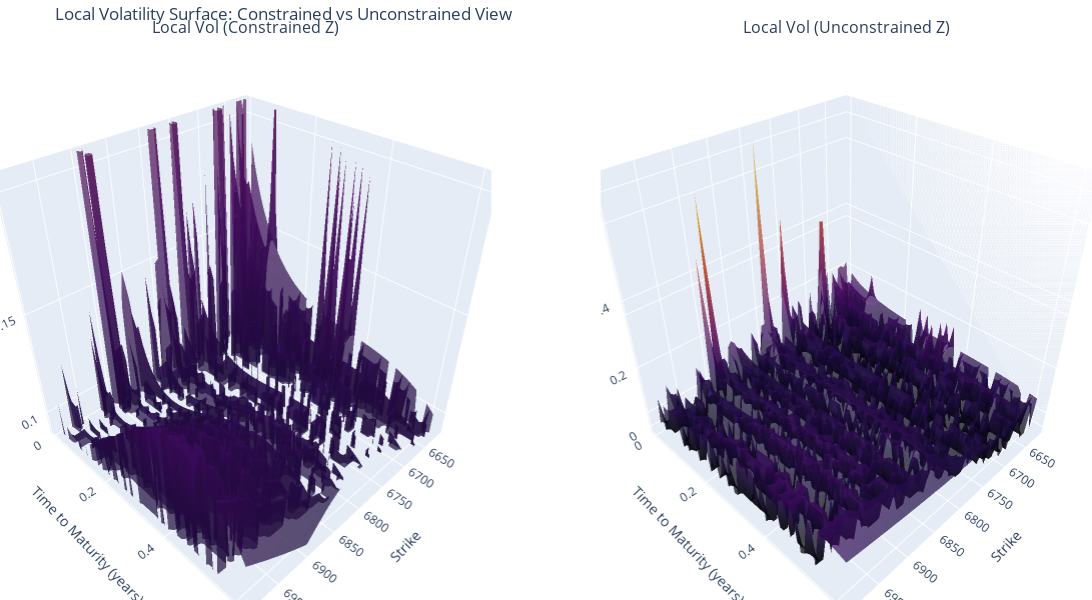

The code cell stored with this chart in its notebook:
### Markdown cell above
### local Vol using regression

### Code cell
impvol_interp = regres
params = [calls["S0"].iloc[0],calls["r"].iloc[0],impvol_interp]
local_vol_surface_ = get_local_vol_surface(calls,params)
plot_local_vol_surface(calls,local_vol_surface_)

### Figure 1 — Plotly figure (JSON) as saved in the notebook; plotly's stock layout.template omitted (floating-point values rounded to 4 significant figures; data arrays with more than 128 entries replaced by an {"elided": "..."} marker saying what was removed)
{"data": [{"colorscale": [[0, "#000004"], [0.1111, "#1b0c41"], [0.2222, "#4a0c6b"], [0.3333, "#781c6d"], [0.4444, "#a52c60"], [0.5556, "#cf4446"], [0.6667, "#ed6925"], [0.7778, "#fb9b06"], [0.8889, "#f7d13d"], [1, "#fcffa4"]], "opacity": 0.7, "scene": "scene", "showlegend": false, "showscale": false, "type": "surface", "x": {"elided": "60x60 float values"}, "y": {"elided": "60x60 float values"}, "z": {"elided": "60x60 float values"}}, {"colorscale": [[0, "#000004"], [0.1111, "#1b0c41"], [0.2222, "#4a0c6b"], [0.3333, "#781c6d"], [0.4444, "#a52c60"], [0.5556, "#cf4446"], [0.6667, "#ed6925"], [0.7778, "#fb9b06"], [0.8889, "#f7d13d"], [1, "#fcffa4"]], "opacity": 0.7, "scene": "scene2", "showlegend": false, "showscale": false, "type": "surface", "x": {"elided": "60x60 float values"}, "y": {"elided": "60x60 float values"}, "z": {"elided": "60x60 float values"}}], "layout": {"annotations": [{"font": {"size": 16}, "showarrow": false, "text": "Local Vol (Constrained Z)", "x": 0.225, "xanchor": "center", "xref": "paper", "y": 1, "yanchor": "bottom", "yref": "paper"}, {"font": {"size": 16}, "showarrow": false, "text": "Local Vol (Unconstrained Z)", "x": 0.775, "xanchor": "center", "xref": "paper", "y": 1, "yanchor": "bottom", "yref": "paper"}], "height": 600, "margin": {"b": 0, "l": 0, "r": 0, "t": 40}, "scene": {"domain": {"x": [0, 0.45], "y": [0, 1]}, "xaxis": {"title": {"text": "Strike"}}, "yaxis": {"title": {"text": "Time to Maturity (years)"}}, "zaxis": {"range": [0.08857, 0.2072], "title": {"text": "Volatility"}}}, "scene2": {"domain": {"x": [0.55, 1], "y": [0, 1]}, "xaxis": {"title": {"text": "Strike"}}, "yaxis": {"title": {"text": "Time to Maturity (years)"}}, "zaxis": {"title": {"text": "Volatility"}}}, "title": {"text": "Local Volatility Surface: Constrained vs Unconstrained View"}, "width": 1200}}
